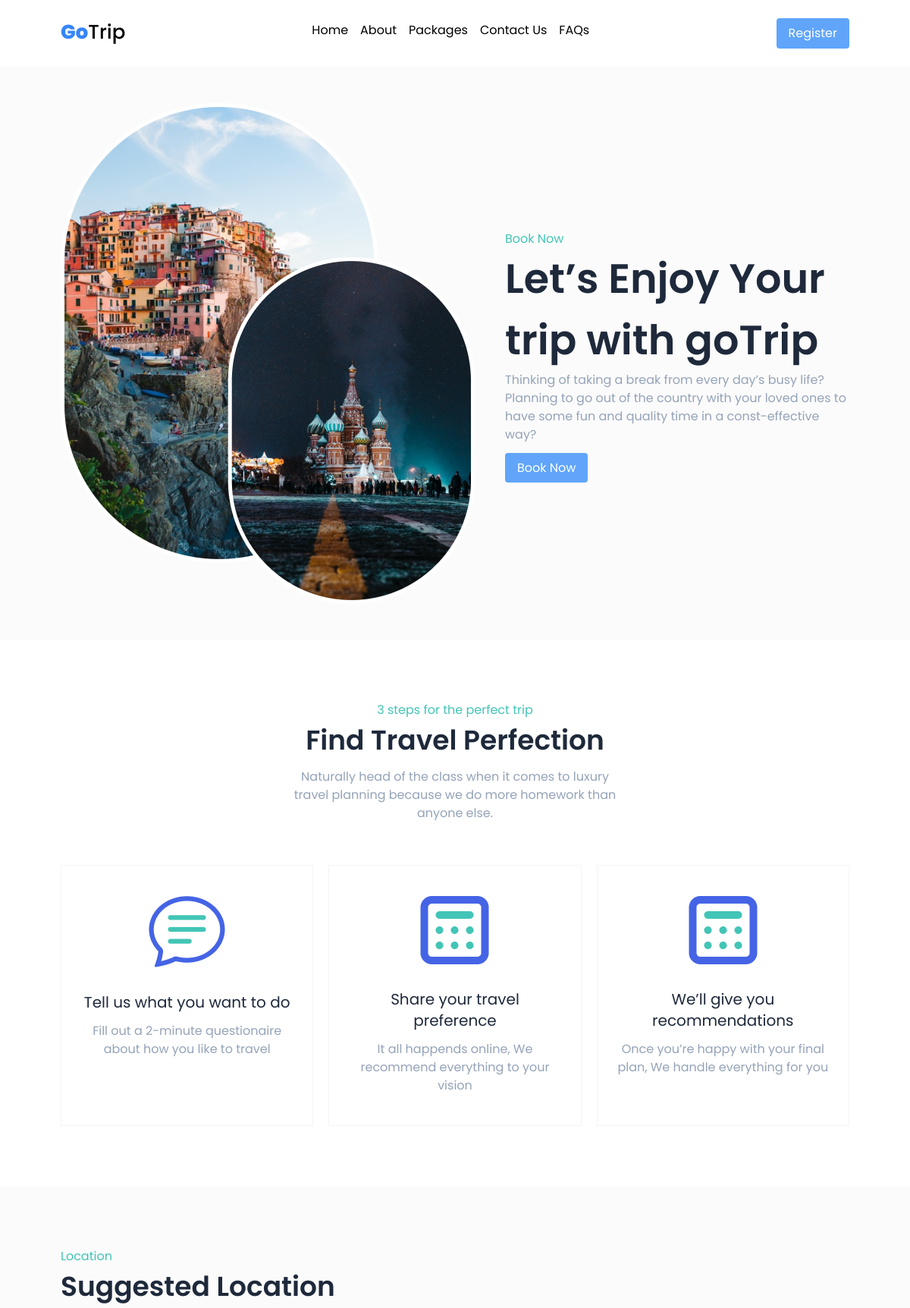
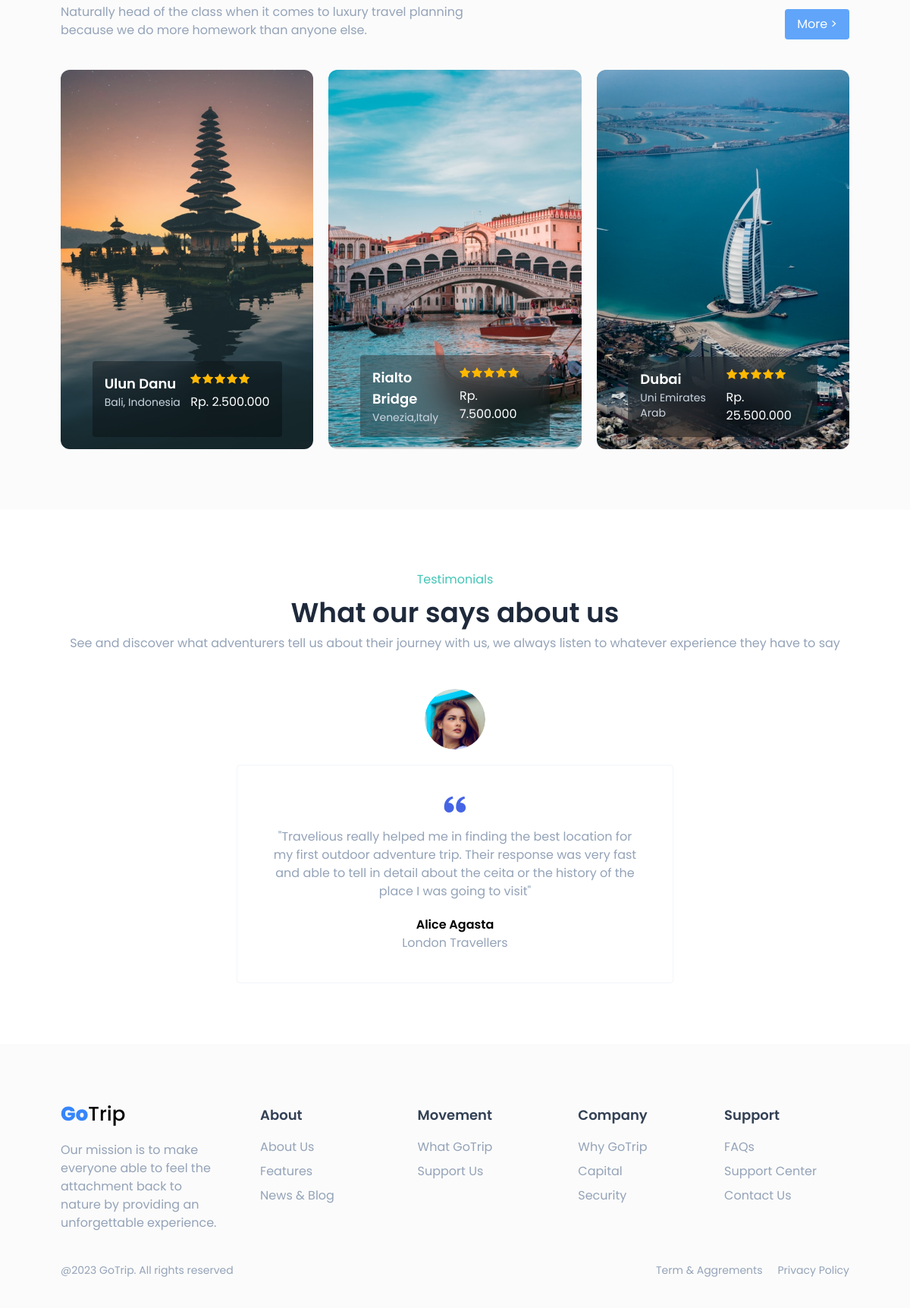
The page / on the database its author committed (2 pictures, top to bottom).
### tables this page shows
CREATE TABLE `tb_services` (
  `id` int(11) NOT NULL,
  `title` varchar(255) NOT NULL,
  `description` varchar(255) NOT NULL,
  `image` varchar(50) NOT NULL
);

CREATE TABLE `tb_locations` (
  `id` int(11) NOT NULL,
  `link` varchar(50) NOT NULL,
  `title` varchar(100) NOT NULL,
  `location` varchar(50) NOT NULL,
  `price` int(11) NOT NULL,
  `image` varchar(50) NOT NULL,
  `image_article` varchar(50) NOT NULL,
  `language` varchar(50) NOT NULL,
  `text_article` longtext NOT NULL,
  `visitor` int(11) NOT NULL,
  `visit_time` int(11) NOT NULL
);

### function.php (called while the page is built)
<?php
function rupiah($angka)
{
    $hasil_rupiah = number_format($angka, 0, ',', '.');
    return $hasil_rupiah;
}

### index.php (the view)
<?php include("koneksi.php") ?>
<?php include("header.php") ?>
<section class="flex-col md:flex-row md:flex gap-10 items-center px-10 md:px-20 py-12 bg-[#FBFBFB]">
    <img src="images/header-image.png" alt="Header Image" class="w-full">
    <div>
        <p class="subtitle">Book Now</p>
        <h1 class="text-[54px] text-slate-800 font-semibold">Let’s Enjoy Your trip with goTrip</h1>
        <p class="description mb-5">Thinking of taking a break from every day’s busy life? Planning to go out of the country with your loved ones to have some fun and quality time in a const-effective way?</p>
        <a href="locations.php" class="btn">Book Now</a>
    </div>
</section>
<section class="text-center p-10 md:p-20">
    <p class="subtitle">3 steps for the perfect trip</p>
    <h1 class="title mt-2 mb-4">Find Travel Perfection</h1>
    <p class="description max-w-md mx-auto">Naturally head of the class when it comes to luxury travel planning because we do more homework than anyone else.</p>
    <div class="grid grid-cols-1 md:grid-cols-3 gap-5 tiga-kolom mt-14">
        <?php
        $query = mysqli_query($koneksi, 'SELECT * FROM tb_services');
        while ($data = mysqli_fetch_array($query)) {
        ?>
            <div>
                <img src="<?= $data['image'] ?>" alt="">
                <h2><?= $data['title'] ?></h2>
                <p><?= $data['description'] ?></p>
            </div>
        <?php } ?>
    </div>
</section>
<section class="p-10 md:p-20 bg-[#FBFBFB]">
    <div class="flex flex-col md:flex-row justify-between">
        <div>
            <p class="subtitle">Location</p>
            <h1 class="title mt-2 mb-3">Suggested Location</h1>
            <p class="description max-w-xl">Naturally head of the class when it comes to luxury travel planning because we do more homework than anyone else.</p>
        </div>
        <div class="flex items-end mt-4 md:mt-0">
            <a href="locations.php" class="btn">More ></a>
        </div>
    </div>
    <div class="grid grid-cols-1 md:grid-cols-3 gap-5 tiga-gambar mt-10" id="locations">
<?php
        include("function.php");
        $query = mysqli_query($koneksi, 'SELECT * FROM tb_locations');
        while ($data = mysqli_fetch_array($query)) {
            if ($data['id'] < 4) {
        ?>
                <a href="article.php?id=<?= $data['id']?>">
                    <div style="background-image: url('images/<?= $data['image'] ?>'" class="relative min-h-[500px] bg-cover rounded-xl">
                        <div class="w-3/4 flex text-white p-4 justify-between rounded bottom-4 right-0 left-0 mx-auto bg-black/30 min-h-[100px] absolute backdrop-blur-xl ">
                            <div>
                                <h2 class="font-semibold text-lg"><?= $data['title'] ?></h2>
                                <p class="text-slate-300 text-sm"><?= $data['location'] ?></p>
                            </div>
                            <div class="">
                                <img src="images/Frame 15.png" alt="" class="mb-3">
                                <p>Rp. <?= rupiah($data['price']) ?></p>
                            </div>
                        </div>
                    </div>
                </a>
        <?php  }
        } ?>
    </div>
</section>
<section class="p-10 md:p-20 text-center">
    <p class="subtitle">Testimonials</p>
    <h1 class="title mb-2 mt-3">What our says about us</h1>
    <p class="description mb-5">See and discover what adventurers tell us about their journey with us, we always listen to whatever experience they have to say</p>
    <img src="images/Ellipse 1.png" alt="" class="mx-auto rounded-full mt-12 mb-5">
    <div class="border border-slate-100 max-w-xl mx-auto p-10 rounded">
        <img src="images/petik.png" alt="" class="mx-auto mb-5">
        <p class="description mb-5">"Travelious really helped me in finding the best location for my first outdoor adventure trip. Their response was very fast and able to tell in detail about the ceita or the history of the place I was going to visit"</p>
        <h2 class="font-semibold">Alice Agasta</h2>
        <p class="description">London Travellers</p>
    </div>
</section>
<?php include("footer.php") ?>

### header.php (shortened to what this page needs)
<!DOCTYPE html>
<html lang="en">
<head>
    <link rel="stylesheet" href="output.css">
</head>
<body class="font-poppins">
    <nav class="flex justify-between px-10 md:px-20 py-6 items-center">
        <a href="index.php"><img src="images/logo.png" alt=""></a>
        <ul class="hidden md:flex gap-4  ">
            <li class="mb-2"><a href="index.php">Home</a></li>
            <li class="mb-2"><a href="#">About</a></li>
            <li class="mb-2"><a href="locations.php">Packages</a></li>
            <li class="mb-2"><a href="#">Contact Us</a></li>
            <li class="mb-2"><a href="#">FAQs</a></li>
        </ul>
        <a href="#" class="btn">Register</a>
    </nav>

### footer.php
<footer class="pt-10 px-10 md:px-20 md:pt-20 pb-0 bg-[#FBFBFB]">
    <div class="grid grid-cols-1 md:grid-cols-5">
        <div>
            <img src="images/logo.png" alt="">
            <p class="description mt-5">Our mission is to make everyone able to feel the attachment back to nature by providing an unforgettable experience.</p>
        </div>
        <div class="mx-0 md:mx-auto mt-5 md:mt-0">
            <h2 class="font-semibold mb-4 text-lg text-slate-700">About</h2>
            <ul class="description">
                <li class="mb-2"><a href="#">About Us</a></li>
                <li class="mb-2"><a href="#">Features</a></li>
                <li class="mb-2"><a href="#">News & Blog</a></li>
            </ul>
        </div>
        <div class="mx-0 md:mx-auto mt-5 md:mt-0">
            <h2 class="font-semibold mb-4 text-lg text-slate-700">Movement</h2>
            <ul class="description">
                <li class="mb-2"><a href="#">What GoTrip</a></li>
                <li class="mb-2"><a href="#">Support Us</a></li>
            </ul>
        </div>
        <div class="mx-0 md:mx-auto mt-5 md:mt-0">
            <h2 class="font-semibold mb-4 text-lg text-slate-700">Company</h2>
            <ul class="description">
                <li class="mb-2"><a href="#">Why GoTrip</a></li>
                <li class="mb-2"><a href="#">Capital</a></li>
                <li class="mb-2"><a href="#">Security</a></li>
            </ul>
        </div>
        <div class="mx-0 md:mx-auto mt-5 md:mt-0">
            <h2 class="font-semibold mb-4 text-lg text-slate-700">Support</h2>
            <ul class="description">
                <li class="mb-2"><a href="#">FAQs</a></li>
                <li class="mb-2"><a href="#">Support Center</a></li>
                <li class="mb-2"><a href="#">Contact Us</a></li>
            </ul>
        </div>
    </div>
    <div class="description flex justify-between py-10  text-sm">
        <p>
            @2023 GoTrip. All rights reserved
        </p>
        <ul class="flex flex-col md:flex-row gap-2 md:gap-5 ">
            <li>Term & Aggrements</li>
            <li>Privacy Policy</li>
        </ul>
    </div>
</footer>
</body>
</html>

### rows shown on the page
tb_services: image (picture), title "Tell us what you want to do", description "Fill out a 2-minute questionaire about how you like to travel"
tb_services: image (picture), title "Share your travel preference", description "It all happends online, We recommend everything to your vision"
tb_services: image (picture), title "We’ll give you recommendations", description "Once you’re happy with your final plan, We handle everything for you"
tb_locations: image (picture), title "Ulun Danu", location "Bali, Indonesia", price "2.500.000"
tb_locations: image (picture), title "Rialto Bridge", location "Venezia,Italy", price "7.500.000"
tb_locations: image (picture), title "Dubai", location "Uni Emirates Arab", price "25.500.000"
